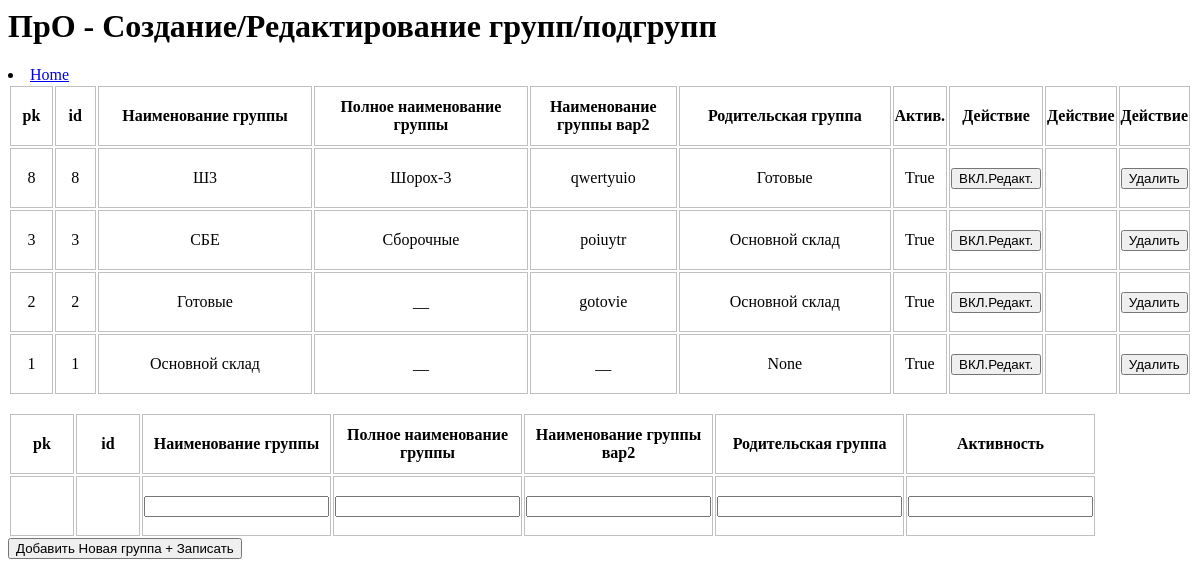
Screenshot of /edit_DBG/ with the database file from the repository.
### sklad_pro/models.py (models this page shows)
class DBG(models.Model):
    id_dbg = models.IntegerField(verbose_name='id_DBG', unique=True, blank=True)
    name = models.CharField(verbose_name='Наименование группы', max_length=50, blank=False)
    nameFull = models.CharField(verbose_name='Полное наименование группы', max_length=150, blank=True)
    name2 = models.CharField(verbose_name='Наименование группы вар2', max_length=50, blank=True)
    id_parent = models.ForeignKey('self', on_delete=models.CASCADE, null=True, verbose_name='Родительская группа')
    is_active = models.BooleanField(default=True, blank=False)
    class Meta:
        ordering = ['-id']  # сортировка по полю "id" в обратном порядке
        verbose_name = 'Группа' # Как должна называться БД(модель) в единственном числе
        verbose_name_plural = 'Группы' # Как должна называться БД(модель) во множественном числе
    def __str__(self) -> str:
        return self.name

### sklad_pro/views.py (the view)
# urls.py: path("edit_DBG/", edit_DBG, name='edit_DBG'),
def edit_DBG(request):
    itemGroup = None
    if request.method == 'POST': # если отправили данные с формы сюда, в backend
        if request.POST.get("buttonDelete"):
            pkGroup = request.POST.get("buttonDelete")      # какакя кнопка Удалить нажата, на каком элементе?
            itemDelGroup = DBG.objects.get(id=pkGroup)         # считаем этот элемент из таблицы БД
            itemDelGroup.delete()
        if request.POST.get("buttonOnEdit"):        # если нажата кнопка ВХода в режим редактирования
                FLAG_EDIT_STRING = True
                pkGroup = request.POST.get("buttonOnEdit")
        if request.POST.get("buttonOffEdit"):       # если нажата кнопка вЫхода в режим редактирования
                FLAG_EDIT_STRING = False
                pkGroup = request.POST.get("buttonOffEdit")
        if request.POST.get("buttonSave"):
                FLAG_EDIT_STRING = False
                pkGroup = request.POST.get("buttonSave")        # узнаем РК редактируемого элемента
                itemDBG = DBG.objects.get(id=pkGroup)         # считаем этот элемент из таблицы БД
                itemDBG.name = request.POST.get("itemName", "_")
                itemDBG.nameFull = request.POST.get("itemNameFull", "_")
                itemDBG.name2 = request.POST.get("itemName2", "_")
                itemDBG.id_dbg = pkGroup
                itemDBG.save()
        if request.POST.get("buttonCreate"):
            itemDBG = DBG()
            itemDBG.id_dbg = 99999
            itemDBG.name = request.POST.get("itemName", "_")
            itemDBG.nameFull = request.POST.get("itemNameFull", "_")
            itemDBG.name2 = request.POST.get("itemName2", "_")
            itemDBG.save()
            itemDBG.id_dbg = itemDBG.pk
            itemDBG.save()
    else:       #  GET получаем форму на монитор
        FLAG_EDIT_STRING = False
        pkGroup = '0'
    dbcAll = DBG.objects.all()
    data_in_template_editDBG= {
        'dbcAll': dbcAll,
        'itemGroup':itemGroup,
        'flag_edit': FLAG_EDIT_STRING,
        'pk_group':int(pkGroup),
        'title': 'Список групп',
    }
    return render(request, 'editDBG.html', data_in_template_editDBG)

### templates/editDBG.html (shortened to what this page needs)
<html>
    <head>
    </head>
<body>
<H1> ПрО - Создание/Редактирование групп/подгрупп </h1>
<li><a href="{% url 'first_page' %}" class="active">Home</a></li>
<form method="post">
    <table class="bordered">
        <thead>
            <tr>
                <th  style="width: 5%;">pk</th>
                <th  style="width: 5%;">id</th>
                <th  style="width: 25%;">Наименование группы</th>
                <th  style="width: 25%;">Полное наименование группы</th>
                <th  style="width: 15%;">Наименование группы вар2</th>
                <th  style="width: 25%;">Родительская группа</th>
                <th>Актив.</th>
                <th>Действие</th>
                <th>Действие</th>
                <th>Действие</th>
            </tr>
        </thead>
        <tbody>
            {% for item in dbcAll %}
            <tr>
                {% if flag_edit and item.pk == pk_group %}
                            <td  style="width: 5%;">{{ item.pk      }} </td>
                            <td  style="width: 5%;">{{ item.id_dbg      }} </td>
                            <td  style="width: 25%;"><input type="text" name="itemName"      value= {{ item.name        }} > </td>
                            <td  style="width: 25%;"><input type="text" name="itemNameFull"  value= {{ item.nameFull    }} > </td>
                            <td  style="width: 15%;"><input type="text" name="itemName2"     value= {{ item.name2       }} > </td>
                            <td  style="width: 25%;"><input type="text" name="itemParentId"  value= {{ item.id_parent   }} > </td>
                            <td  style="width: 25%;"><input type="text" name="itemIsActive"  value= {{ item.is_active   }} > </td>
                            <td><button type="submit" value={{item.pk}} name="buttonOffEdit" >ВЫКЛ.Редакт. </button> </td>
                            <td><button type="submit" value={{item.pk}} name="buttonSave" >Записать </button> </td>
                            <td></td>
                {% else %}
                    <td style="width: 5%;">{{ item.pk              }} </td>
                    <td style="width: 5%;">{{ item.id_dbg          }} </td>
                    <td style="width: 25%;">{{ item.name            }} </td>
                    <td style="width: 25%;">{{ item.nameFull        }} </td>
                    <td style="width: 15%;">{{ item.name2           }} </td>
                    <td style="width: 25%;">{{ item.id_parent       }} </td>
                    <td>{{ item.is_active       }} </td>
                    <td><button type="submit" value={{item.pk}} name="buttonOnEdit" >ВКЛ.Редакт. </button> </td>
                    <td></td>
                    <td><button type="submit" value={{item.pk}} name="buttonDelete" >Удалить </button> </td>
                {% endif %}
            </tr>
            {% endfor %}
        </tbody>
    </table>
</form>
<form method="post">
    <table class="bordered">
            <thead>
                <tr>
                    <th>pk</th>
                    <th>id</th>
                    <th>Наименование группы</th>
                    <th>Полное наименование группы</th>
                    <th>Наименование группы вар2</th>
                    <th>Родительская группа</th>
                    <th>Активность</th>
                </tr>
            </thead>
            <tbody>
                <tr>
                    <td>{{ itemGroup.pk      }} </td>
                    <td>{{ itemGroup.id_dbg      }} </td>
                    <td><input type="text" name="itemName" value= {{ itemGroup.name        }} > </td>
                    <td><input type="text" name="itemNameFull" value= {{ itemGroup.nameFull    }} > </td>
                    <td><input type="text" name="itemName2" value= {{ itemGroup.name2       }} > </td>
                    <td><input type="text" name="itemParentId" value= {{ itemGroup.id_parent   }} > </td>
                    <td><input type="text" name="itemIsActive" value= {{ itemGroup.is_active   }} > </td>
                </tr>
            </tbody>
        </table>
        <button type="submit" name="buttonCreate" value=8>Добавить Новая группа + Записать </button>
</form>
</body>
</html>

### templates/editDBG.html (style rules this page uses)
td { width: 60px; height:60px; border: solid 1px silver; text-align:center; }
th { width: 60px; height:60px; border: solid 1px silver; text-align:center; }

### rows the page displays
DBG: pk "8", id_dbg "8", name "Ш3", nameFull "Шорох-3", name2 "qwertyuio", id_parent "Готовые", is_active "True"
DBG: pk "3", id_dbg "3", name "СБЕ", nameFull "Сборочные", name2 "poiuytr", id_parent "Основной склад", is_active "True"
DBG: pk "2", id_dbg "2", name "Готовые", nameFull "__", name2 "gotovie", id_parent "Основной склад", is_active "True"
DBG: pk "1", id_dbg "1", name "Основной склад", nameFull "__", name2 "__", id_parent "None", is_active "True"
